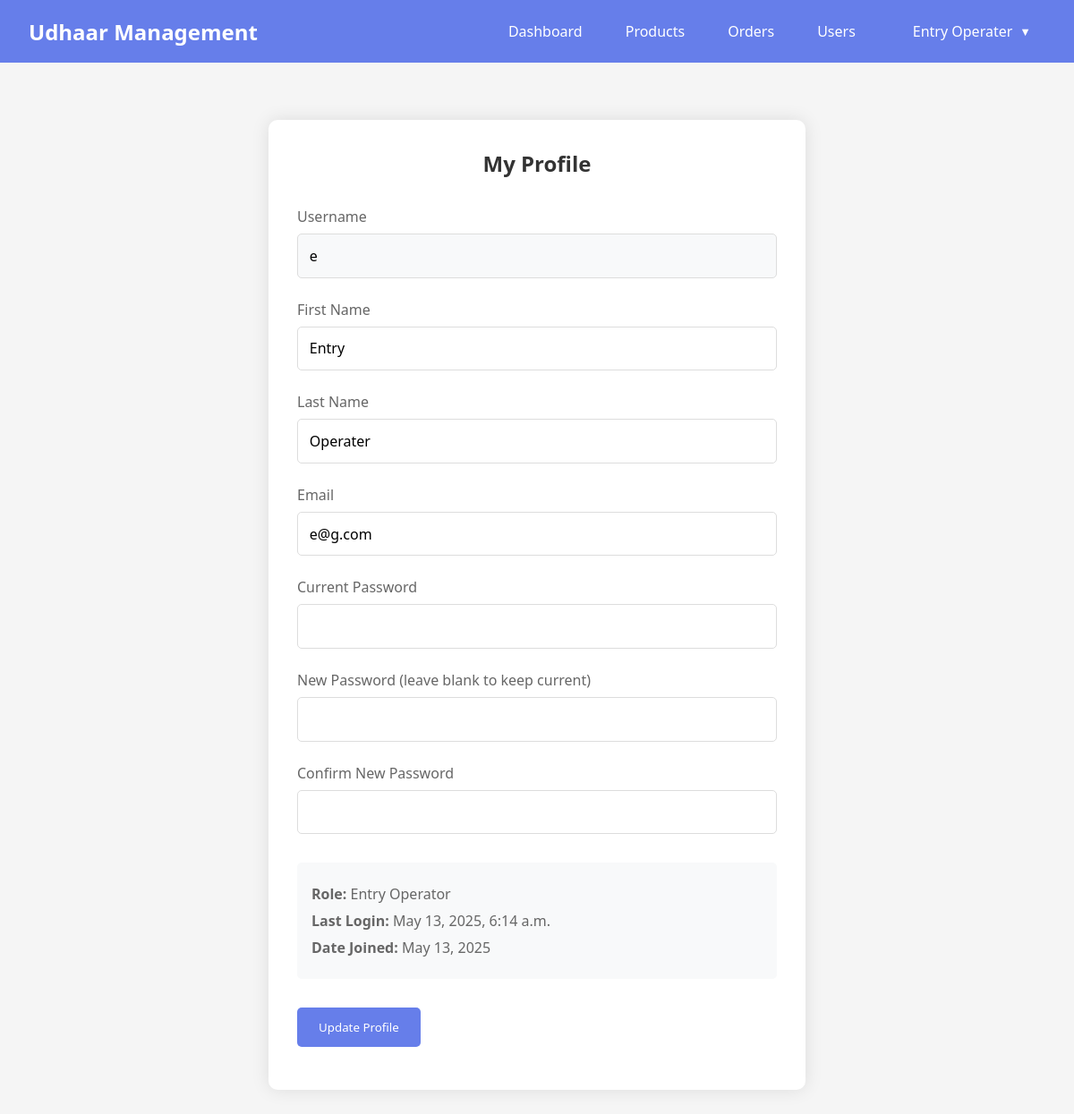
The page /profile/ (signed in) on the database as committed earlier.
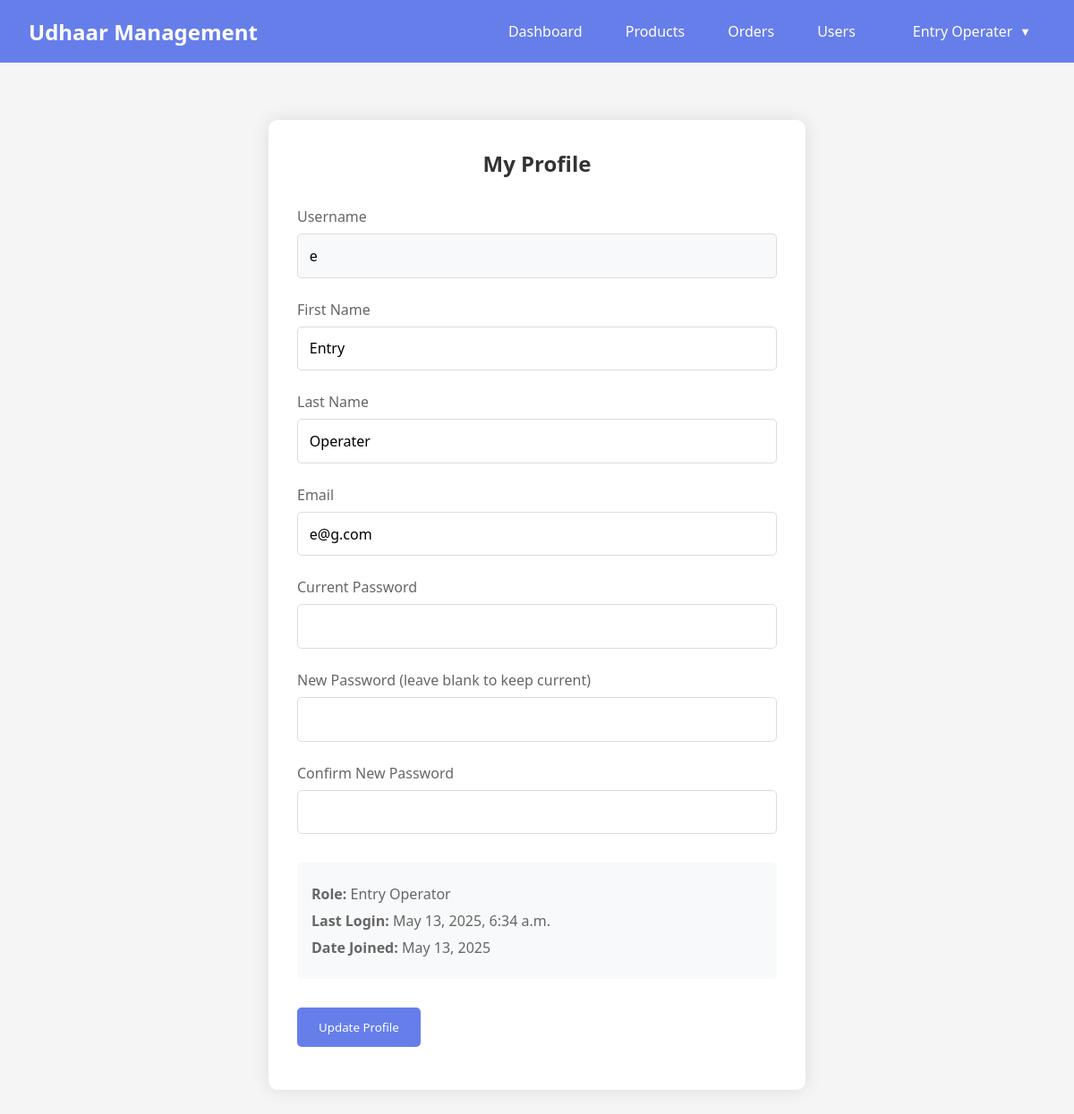
The same page on the database as committed later.
### myapp/models.py (models this page shows, shortened)
class User(AbstractUser):
    ROLE_CHOICES = (
        ('admin', 'Admin'),
        ('entry_operator', 'Entry Operator'),
        ('accountant', 'Accountant'),
        ('order_manager', 'Order Manager'),
        ('product_manager', 'Product Manager'),
        ('user', 'User'),
    )
    role = models.CharField(max_length=20, choices=ROLE_CHOICES, default='user')
    udhaar = models.DecimalField(max_digits=10, decimal_places=2, default=0.00)
    due_date = models.DateField(null=True, blank=True)
    created_at = models.DateTimeField(auto_now_add=True)
    updated_at = models.DateTimeField(auto_now=True)

### myapp/views.py (the view, shortened to what this page needs)
# urls.py: path('profile/', views.profile, name='profile'),
@login_required
def profile(request):
    return render(request, 'myapp/profile.html')

### myapp/templates/myapp/profile.html (shortened to what this page needs)
{% extends 'myapp/base.html' %}
{% block content %}
<section class="profile-section">
  <div class="profile-container">
    <div class="profile-header">
      <h2>My Profile</h2>
    </div>
    <div class="profile-content">
      <form method="post" class="profile-form">
        <div class="form-group">
          <label for="username">Username</label>
          <input type="text" id="username" name="username" value="{{ user.username }}" required {% if not user.is_superuser %}readonly{% endif %}>
        </div>
        <div class="form-group">
          <label for="first_name">First Name</label>
          <input type="text" id="first_name" name="first_name" value="{{ user.first_name }}" required>
        </div>
        <div class="form-group">
          <label for="last_name">Last Name</label>
          <input type="text" id="last_name" name="last_name" value="{{ user.last_name }}" required>
        </div>
        <div class="form-group">
          <label for="email">Email</label>
          <input type="email" id="email" name="email" value="{{ user.email }}" required>
        </div>
        <div class="form-group">
          <label for="current_password">Current Password</label>
          <input type="password" id="current_password" name="current_password">
        </div>
        <div class="form-group">
          <label for="new_password">New Password (leave blank to keep current)</label>
          <input type="password" id="new_password" name="new_password">
        </div>
        <div class="form-group">
          <label for="confirm_password">Confirm New Password</label>
          <input type="password" id="confirm_password" name="confirm_password">
        </div>
        <div class="profile-info">
          <p><strong>Role:</strong> {{ user.get_role_display }}</p>
          <p><strong>Last Login:</strong> {{ user.last_login|date:"F j, Y, g:i a" }}</p>
          <p><strong>Date Joined:</strong> {{ user.date_joined|date:"F j, Y" }}</p>
        </div>
        <div class="button-group">
          <button type="submit" class="action-btn">Update Profile</button>
        </div>
      </form>
    </div>
  </div>
</section>
{% endblock %}

### myapp/templates/myapp/base.html (shortened to what this page needs)
{% load static %}
<!DOCTYPE html>
<html lang="en">
  <head>
    <link rel="stylesheet" href="{% static 'myapp/css/styles.css' %}" />
  </head>
  <body>
    {% if user.is_authenticated %}
    <nav class="navbar">
      <div class="logo">Udhaar Management</div>
      <div class="nav-links">
        <a href="{% url 'dashboard' %}" class="nav-btn">Dashboard</a>
        {% if perms.myapp.view_product %}
        <a href="{% url 'products' %}" class="nav-btn">Products</a>
        {% endif %}
        {% if perms.myapp.view_order %}
        <a href="{% url 'orders' %}" class="nav-btn">Orders</a>
        {% endif %}
        {% if perms.myapp.view_user %}
        <a href="{% url 'users' %}" class="nav-btn">Users</a>
        {% endif %}
        <div class="user-menu">
          <span class="username">{{ user.get_full_name|default:user.username }}</span>
        </div>
      </div>
    </nav>
    {% endif %}
    <div class="container">
      {% block content %}{% endblock %}
    </div>
  </body>
</html>

Rows that differ between the two databases and show on the page:
changed User "Entry Operater": last_login "May 13, 2025, 6:14 a.m." → "May 13, 2025, 6:34 a.m."
